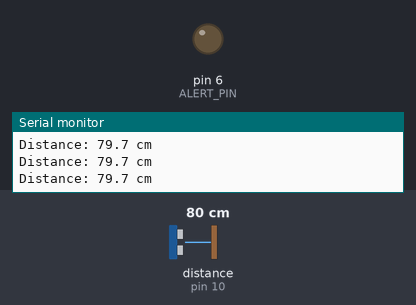
The sketch below on a simulated Arduino Uno, built with avr-gcc and run on an emulated ATmega328P. Parts: output pins drawn as LEDs (lit = HIGH), the last lines printed to the serial monitor. Wiring (inferred from the names in the program): ultrasonic range finder: trigger pin 9; echo pin 10. The test bench sets the inputs (shaded band); at power-on: distance to the obstacle (sensor on pin 10) 80 cm. The echo pulse lasts 58.3 µs per cm; pins used as bus, display or sensor lines are not drawn.

Above: at 1.2 s.
1.3 s: distance to the obstacle (sensor on pin 10) set to 22 cm
2.8 s: distance to the obstacle (sensor on pin 10) set to 19 cm
At 3.9 s:
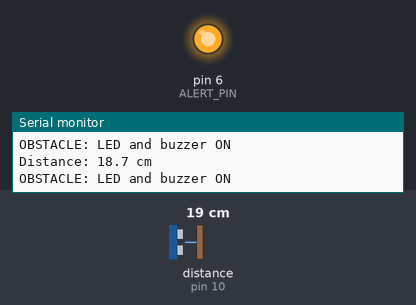
4.3 s: distance to the obstacle (sensor on pin 10) set to 35 cm
At 5.6 s:
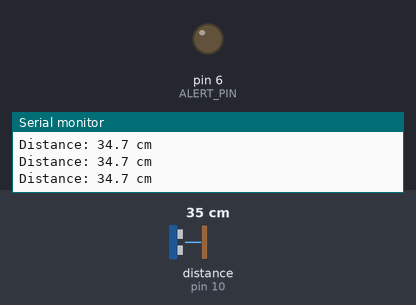
5.9 s: distance to the obstacle (sensor on pin 10) set to 2 cm
At 6.6 s:
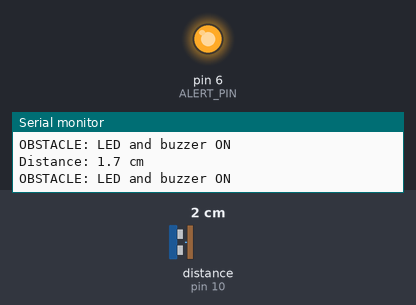
Timing chart, 0 to 8.5 s (numbered marks = the images above; inputs shaded):
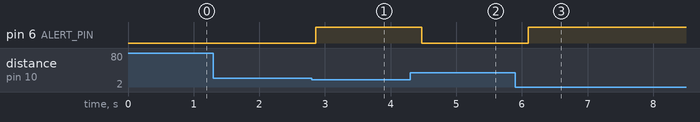

Measured:
- the behaviour switches between 21 and 20 cm on distance to the obstacle (sensor on pin 10) (found by bisection; images 0 and 1)
- after the input at 2.8 s, pin 6 (ALERT_PIN): LOW → HIGH after 0.06 s
- after the input at 4.3 s, pin 6 (ALERT_PIN): HIGH → LOW after 0.18 s
- after the input at 5.9 s, pin 6 (ALERT_PIN): LOW → HIGH after 0.20 s

The sketch:

Arduino_Uno_Obstacle.ino
```cpp
/*
  Arduino Uno - HC-SR04 obstacle warning
  TRIG -> D9
  ECHO -> D10
  Buzzer (+) -> D6
  LED anode -> D6 through 220 ohm resistor
  Buzzer (-), LED cathode -> GND

  The buzzer and LED share ONE output pin (D6).
  This Uno is independent of the ESP32-CAM; no communication is used.
*/

#define TRIG_PIN 9
#define ECHO_PIN 10
#define ALERT_PIN 6

const float OBSTACLE_LIMIT_CM = 20.0;

void setup() {
  Serial.begin(9600);
  pinMode(TRIG_PIN, OUTPUT);
  pinMode(ECHO_PIN, INPUT);
  pinMode(ALERT_PIN, OUTPUT);

  digitalWrite(TRIG_PIN, LOW);
  digitalWrite(ALERT_PIN, LOW);

  Serial.println(F("Arduino Uno obstacle warning started"));
}

void loop() {
  digitalWrite(TRIG_PIN, LOW);
  delayMicroseconds(2);
  digitalWrite(TRIG_PIN, HIGH);
  delayMicroseconds(10);
  digitalWrite(TRIG_PIN, LOW);

  unsigned long duration = pulseIn(ECHO_PIN, HIGH, 30000UL);

  if (duration == 0) {
    digitalWrite(ALERT_PIN, LOW);
    Serial.println(F("No echo / out of range"));
  } else {
    float distanceCm = duration * 0.0343f / 2.0f;

    Serial.print(F("Distance: "));
    Serial.print(distanceCm, 1);
    Serial.println(F(" cm"));

    if (distanceCm <= OBSTACLE_LIMIT_CM) {
      digitalWrite(ALERT_PIN, HIGH);
      Serial.println(F("OBSTACLE: LED and buzzer ON"));
    } else {
      digitalWrite(ALERT_PIN, LOW);
    }
  }

  delay(200);
}
```
